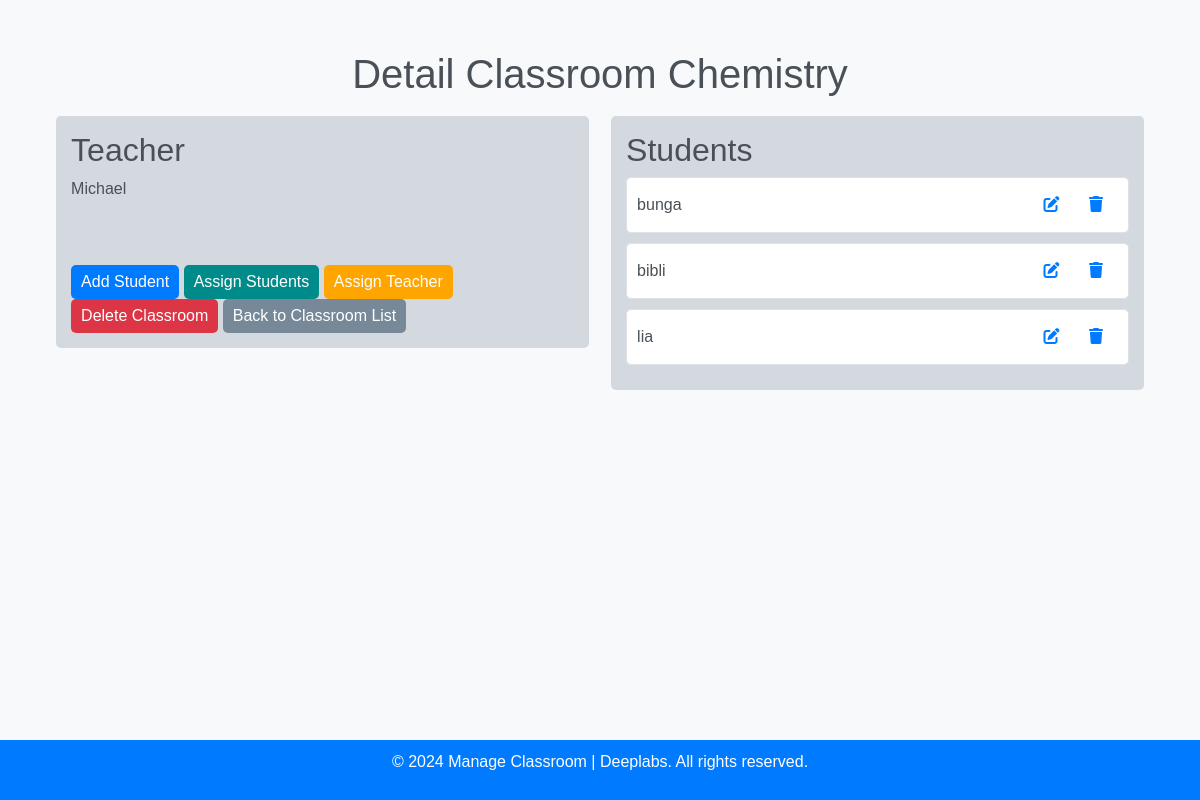
Screenshot of /classroom/11/ with the database file from the repository.
### manage_classroom/models.py (models this page shows, shortened)
class Classroom(models.Model):
    name = models.CharField(max_length=100)
    teacher = models.ForeignKey(Teacher, on_delete=models.CASCADE)
    students = models.ManyToManyField(Student)

class Teacher(models.Model):
    name = models.CharField(max_length=100)
    email = models.EmailField(unique=True)
    def __str__(self):
        return self.name

class Student(models.Model):
    name = models.CharField(max_length=100)
    email = models.EmailField(unique=True)

### manage_classroom/views.py (the view)
# urls.py: path('classroom/<int:classroom_id>/', classroom_detail, name='classroom_detail'),
def classroom_detail(request, classroom_id):
    classroom = get_object_or_404(Classroom, id=classroom_id)
    students = classroom.students.all()
    return render(request, 'classroom_detail.html', {'classroom': classroom, 'students': students})

### app/templates/classroom_detail.html (shortened to what this page needs)
<!DOCTYPE html>
<html lang="en">
<head>
    {% load static %}
    <link rel="stylesheet" href="https://cdnjs.cloudflare.com/ajax/libs/font-awesome/6.0.0-beta3/css/all.min.css"/>
    <link rel="stylesheet" href="https://stackpath.bootstrapcdn.com/bootstrap/4.6.0/css/bootstrap.min.css"
>
</head>
<body>
<main class="main">
    <section class="feature">
        <div class="container">
            <div class="row align-items-center">
                <div class="col-md-12">
                    <div class="feature-content">
                        <h1>Detail Classroom {{ classroom.name }}</h1>
                        <div class="teacher-students">
                            <div class="teacher-info">
                                <h2>Teacher</h2>
                                <p>{{ classroom.teacher }}</p>
                                <br>
                                <br>
                                <a href="{% url 'add_student' classroom.id %}" class="btn btn-success" id="addStudentBtn">Add Student</a>
                                <a href="{% url 'assign_student' classroom.id %}" class="btn btn-assign">Assign Students</a>
                                <a href="{% url 'update_teacher' classroom.id %}" class="btn btn-primary">Assign Teacher</a>
                                <a href="{% url 'delete_classroom' classroom.id %}" class="btn btn-danger">Delete Classroom</a>
                                <a href="{% url 'home' %}" class="btn btn-back">Back to Classroom List</a>
                            </div>
                            <div class="students-list">
                                <h2>Students</h2>
                                {% for student in classroom.students.all %}
                                <div class="student-item text-right">
                                    {{ student.name }}
                                    <div class="student-item__actions">
                                        <button class="btn btn-link" onclick="editStudent({{ student.id }})">
                                            <a href="{% url 'edit_student' classroom.id student.id %}">
                                                <i class="fa fa-edit" style="border: none;"></i>
                                            </a>
                                        </button>
                                        <button class="btn btn-link" onclick="deleteStudent({{ student.id }})">
                                            <a href="{% url 'delete_student' classroom.id student.id %}">
                                                <i class="fa fa-trash" style="border: none;"></i>
                                            </a>
                                        </button>
                                    </div>
                                </div>
                                {% endfor %}
                            </div>
                        </div>
                    </div>
                </div>
            </div>
        </div>
    </section>
</main>
<footer class="mt-4">
    <div class="container">
        <p>&copy; 2024 Manage Classroom | Deeplabs. All rights reserved.</p>
    </div>
</footer>
</body>
</html>

### app/templates/classroom_detail.html (style rules this page uses)
body { font-family: 'Arial', sans-serif; background-color: #f8f9fa; margin: 0; padding: 0; color: #495057; display: flex; flex-direction: column; min-height: 100vh; }
main { flex: 1; padding: 50px 0; }
.feature-content { text-align: center; }
.teacher-students { display: flex; justify-content: space-around; align-items: flex-start; flex-wrap: wrap; }
.teacher-info, .students-list { width: 48%; margin: 10px 0; background-color: #d3d9df; padding: 15px; border-radius: 5px; text-align: left; }
.teacher-info { margin-right: 0; }
.student-item { border: 1px solid #dee2e6; margin-bottom: 10px; padding: 10px; border-radius: 5px; background-color: #ffffff; display: flex; align-items: center; }
.btn-back { background-color: #778899; color: white; padding: 5px 10px; border: none; border-radius: 5px; cursor: pointer; text-decoration: none; }
.btn-primary { background-color: #FFA500; color: white; padding: 5px 10px; border: none; border-radius: 5px; cursor: pointer; text-decoration: none; }
.btn-assign { background-color: #008B8B; color: white; padding: 5px 10px; border: none; border-radius: 5px; cursor: pointer; text-decoration: none; }
.btn-success { background-color: #007bff; color: white; padding: 5px 10px; border: none; border-radius: 5px; cursor: pointer; text-decoration: none; }
.btn-danger { background-color: #dc3545; color: white; padding: 5px 10px; border: none; border-radius: 5px; cursor: pointer; text-decoration: none; }
.student-item__actions { margin-left: auto; }
.student-item button { background-color: #ffffff; color: white; padding: 5px 10px; border: none; border-radius: 3px; cursor: pointer; }
.student-item button i { margin-right: 5px; }
footer { background-color: #007bff; color: white; padding: 10px 0; text-align: center; width: 100%; margin-top: auto; }

### rows the page displays
Classroom: name "Chemistry", teacher "Michael"
Student: name "bunga"
Student: name "bibli"
Student: name "lia"
